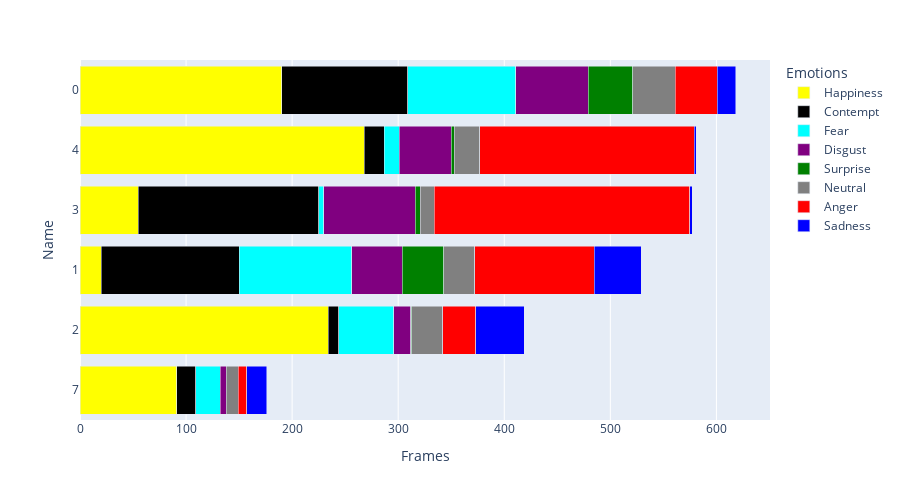

Notebook cell for this chart:
### Code cell
fig = px.bar(emo_df,y='Name',x=list(emo_df.iloc[:,1:].columns), orientation='h',labels={'value':'Frames', 'variable':'Emotions'},
             height=500,color_discrete_map=color_scheme)
fig.update_layout(barmode='stack', yaxis={'categoryorder':'sum ascending'})             
fig.show()

### Figure 1 — Plotly figure (JSON) as saved in the notebook; plotly's stock layout.template omitted (floating-point values rounded to 4 significant figures)
{"data": [{"alignmentgroup": "True", "hovertemplate": "Emotions=Happiness<br>Frames=%{x}<br>Name=%{y}<extra></extra>", "legendgroup": "Happiness", "marker": {"color": "yellow", "pattern": {"shape": ""}}, "name": "Happiness", "offsetgroup": "Happiness", "orientation": "h", "showlegend": true, "textposition": "auto", "type": "bar", "x": [190, 20, 234, 55, 268, 91], "xaxis": "x", "y": ["0", "1", "2", "3", "4", "7"], "yaxis": "y"}, {"alignmentgroup": "True", "hovertemplate": "Emotions=Contempt<br>Frames=%{x}<br>Name=%{y}<extra></extra>", "legendgroup": "Contempt", "marker": {"color": "black", "pattern": {"shape": ""}}, "name": "Contempt", "offsetgroup": "Contempt", "orientation": "h", "showlegend": true, "textposition": "auto", "type": "bar", "x": [119, 130, 10, 170, 19, 18], "xaxis": "x", "y": ["0", "1", "2", "3", "4", "7"], "yaxis": "y"}, {"alignmentgroup": "True", "hovertemplate": "Emotions=Fear<br>Frames=%{x}<br>Name=%{y}<extra></extra>", "legendgroup": "Fear", "marker": {"color": "cyan", "pattern": {"shape": ""}}, "name": "Fear", "offsetgroup": "Fear", "orientation": "h", "showlegend": true, "textposition": "auto", "type": "bar", "x": [102, 106, 52, 5, 14, 23], "xaxis": "x", "y": ["0", "1", "2", "3", "4", "7"], "yaxis": "y"}, {"alignmentgroup": "True", "hovertemplate": "Emotions=Disgust<br>Frames=%{x}<br>Name=%{y}<extra></extra>", "legendgroup": "Disgust", "marker": {"color": "purple", "pattern": {"shape": ""}}, "name": "Disgust", "offsetgroup": "Disgust", "orientation": "h", "showlegend": true, "textposition": "auto", "type": "bar", "x": [68, 48, 16, 86, 49, 6], "xaxis": "x", "y": ["0", "1", "2", "3", "4", "7"], "yaxis": "y"}, {"alignmentgroup": "True", "hovertemplate": "Emotions=Surprise<br>Frames=%{x}<br>Name=%{y}<extra></extra>", "legendgroup": "Surprise", "marker": {"color": "green", "pattern": {"shape": ""}}, "name": "Surprise", "offsetgroup": "Surprise", "orientation": "h", "showlegend": true, "textposition": "auto", "type": "bar", "x": [42, 39, 1, 5, 3, 0], "xaxis": "x", "y": ["0", "1", "2", "3", "4", "7"], "yaxis": "y"}, {"alignmentgroup": "True", "hovertemplate": "Emotions=Neutral<br>Frames=%{x}<br>Name=%{y}<extra></extra>", "legendgroup": "Neutral", "marker": {"color": "gray", "pattern": {"shape": ""}}, "name": "Neutral", "offsetgroup": "Neutral", "orientation": "h", "showlegend": true, "textposition": "auto", "type": "bar", "x": [40, 29, 29, 13, 24, 11], "xaxis": "x", "y": ["0", "1", "2", "3", "4", "7"], "yaxis": "y"}, {"alignmentgroup": "True", "hovertemplate": "Emotions=Anger<br>Frames=%{x}<br>Name=%{y}<extra></extra>", "legendgroup": "Anger", "marker": {"color": "red", "pattern": {"shape": ""}}, "name": "Anger", "offsetgroup": "Anger", "orientation": "h", "showlegend": true, "textposition": "auto", "type": "bar", "x": [40, 113, 31, 241, 202, 8], "xaxis": "x", "y": ["0", "1", "2", "3", "4", "7"], "yaxis": "y"}, {"alignmentgroup": "True", "hovertemplate": "Emotions=Sadness<br>Frames=%{x}<br>Name=%{y}<extra></extra>", "legendgroup": "Sadness", "marker": {"color": "blue", "pattern": {"shape": ""}}, "name": "Sadness", "offsetgroup": "Sadness", "orientation": "h", "showlegend": true, "textposition": "auto", "type": "bar", "x": [17, 44, 46, 2, 2, 19], "xaxis": "x", "y": ["0", "1", "2", "3", "4", "7"], "yaxis": "y"}], "layout": {"barmode": "stack", "height": 500, "legend": {"title": {"text": "Emotions"}, "tracegroupgap": 0}, "margin": {"t": 60}, "xaxis": {"anchor": "y", "domain": [0, 1], "title": {"text": "Frames"}}, "yaxis": {"anchor": "x", "categoryorder": "sum ascending", "domain": [0, 1], "title": {"text": "Name"}}}}
